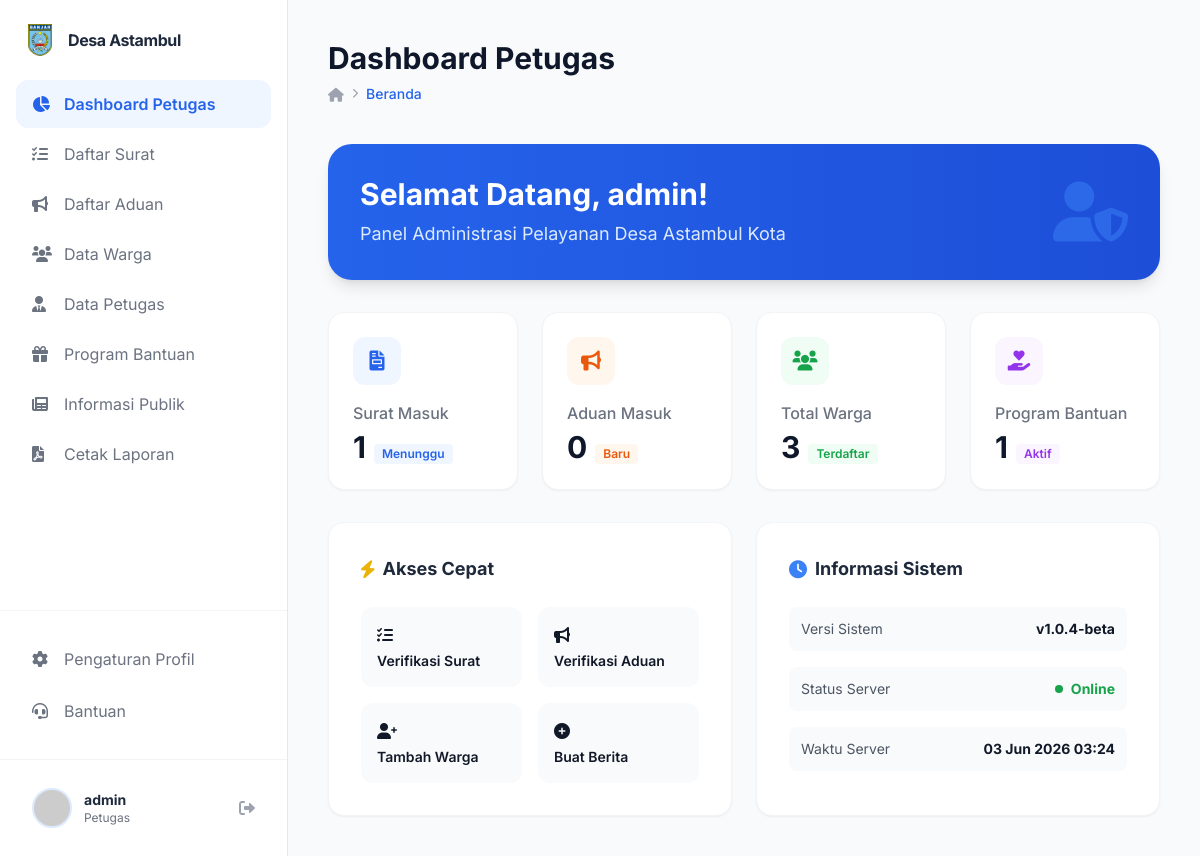
The app's page /public/dashboard/petugas (signed in) with its own data.
### tables this page shows
CREATE TABLE `pengajuan_surat` (
  `id_pengajuan` int NOT NULL,
  `id_warga` int NOT NULL,
  `id_jenis_surat` int NOT NULL,
  `no_surat` varchar(30) DEFAULT NULL,
  `keperluan` text,
  `file_berkas` varchar(255) DEFAULT NULL,
  `nilai_prioritas` int DEFAULT '0',
  `status` enum('menunggu','diproses','selesai','ditolak') NOT NULL DEFAULT 'menunggu',
  `catatan_penolakan` text,
  `id_petugas_verif` int DEFAULT NULL,
  `id_kades_ttd` int DEFAULT NULL,
  `tanggal_pengajuan` datetime NOT NULL DEFAULT CURRENT_TIMESTAMP,
  `tanggal_verif` datetime DEFAULT NULL,
  `tanggal_selesai` datetime DEFAULT NULL,
  `created_at` datetime NOT NULL DEFAULT CURRENT_TIMESTAMP,
  `updated_at` datetime NOT NULL DEFAULT CURRENT_TIMESTAMP ON UPDATE CURRENT_TIMESTAMP,
  `qr_token` varchar(100) DEFAULT NULL,
  `qr_url` varchar(255) DEFAULT NULL,
  `is_verified` tinyint(1) DEFAULT '0',
  `prioritas` int DEFAULT '0',
  `waktu_proses` datetime DEFAULT NULL
);

### app/core/Controller.php (called while the page is built, shortened)
<?php
class Controller {
    public function view($view, $data = []) {
        require_once '../app/views/' . $view . '.php';
    }
    public function model($model) {
        return new $model;
    }
}

### app/controllers/Dashboard.php (called while the page is built, shortened)
<?php
class Dashboard extends Controller {
    public function petugas() {
        $data['judul'] = 'Dashboard Petugas';
        $data['user'] = $_SESSION['user'];
        $suratModel = $this->model('SuratModel');
        $pengaduanModel = $this->model('PengaduanModel');
        $wargaModel = $this->model('WargaModel');
        $bltModel = $this->model('BltModel');
        $data['total_surat_masuk'] = count(array_filter($suratModel->getAllPengajuan(), function($s) { return $s['status'] == 'menunggu'; }));
        $data['total_aduan_masuk'] = count(array_filter($pengaduanModel->getAllPengaduan(), function($p) { return $p['status'] == 'menunggu'; }));
        $data['total_warga'] = count($wargaModel->getAllWarga());
        $data['total_program'] = count($bltModel->getPrograms());
        $this->view('dashboard/petugas', $data);
    }
}

### app/core/App.php (called while the page is built, shortened)
<?php
class App {
    protected $method = 'index';
    protected $params = [];
    public function __construct() {
        $url = $this->parseURL();
        if ($url && file_exists('../app/controllers/' . $url[0] . '.php')) {
            unset($url[0]);
        }
        $this->controller = new $this->controller;
        if (isset($url[1])) {
            if (method_exists($this->controller, $url[1])) {
                $this->method = $url[1];
            }
        }
        call_user_func_array([$this->controller, $this->method], $this->params);
    }
    public function parseURL() {
        if (isset($_GET['url'])) {
            $url = rtrim($_GET['url'], '/');
            $url = filter_var($url, FILTER_SANITIZE_URL);
            $url = explode('/', $url);
            return $url;
        }
    }
}

### public/index.php (called while the page is built, shortened)
<?php
$app = new App;

### app/core/Database.php (called while the page is built, shortened)
<?php
class Database {
    private $host = DB_HOST;
    private $user = DB_USER;
    private $pass = DB_PASS;
    private $dbname = DB_NAME;
    private $dbh;
    private $stmt;
    public function __construct() {
        $dsn = 'mysql:host=' . $this->host . ';dbname=' . $this->dbname;
        $options = [
            PDO::ATTR_PERSISTENT => true,
            PDO::ATTR_ERRMODE => PDO::ERRMODE_EXCEPTION
        ];
        try {
            $this->dbh = new PDO($dsn, $this->user, $this->pass, $options);
        } catch (PDOException $e) {
            die($e->getMessage());
        }
    }
    public function query($sql) {
        $this->stmt = $this->dbh->prepare($sql);
    }
    public function execute() {
        return $this->stmt->execute();
    }
    public function resultSet() {
        $this->execute();
        return $this->stmt->fetchAll(PDO::FETCH_ASSOC);
    }
}

### app/models/SuratModel.php (called while the page is built, shortened)
<?php
class SuratModel {
    private $db;
    public function __construct() {
        $this->db = new Database;
    }
    public function getAllPengajuan() {
        $this->db->query('SELECT p.*, j.nama_surat, w.nama_lengkap, w.nik FROM pengajuan_surat p JOIN jenis_surat j ON p.id_jenis_surat = j.id_jenis_surat JOIN warga w ON p.id_warga = w.id_warga ORDER BY p.prioritas DESC, p.tanggal_pengajuan ASC');
        return $this->db->resultSet();
    }
}

### app/views/dashboard/petugas.php (the view, shortened to what this page needs)
<div class="space-y-8">
    <div class="bg-gradient-to-r from-blue-600 to-blue-700 p-8 rounded-3xl shadow-lg text-white">
        <div class="flex items-center justify-between">
            <div>
                <h2 class="text-3xl font-bold mb-2">Selamat Datang, <?= $data['user']['nik']; ?>!</h2>
                <p class="text-blue-100 text-lg">Panel Administrasi Pelayanan Desa Astambul Kota</p>
            </div>
            <div class="hidden md:block">
                <i class="fas fa-user-shield text-6xl text-blue-500 opacity-50"></i>
            </div>
        </div>
    </div>
    <div class="grid grid-cols-1 md:grid-cols-2 lg:grid-cols-4 gap-6">
        <div class="bg-white p-6 rounded-2xl shadow-sm border border-gray-100 hover:shadow-md transition">
            <div class="w-12 h-12 bg-blue-50 text-blue-600 rounded-xl flex items-center justify-center text-xl mb-4">
                <i class="fas fa-file-invoice"></i>
            </div>
            <h3 class="text-gray-500 font-medium mb-1">Surat Masuk</h3>
            <div class="flex items-baseline space-x-2">
                <span class="text-3xl font-bold text-slate-900"><?= $data['total_surat_masuk']; ?></span>
                <span class="text-xs font-semibold text-blue-600 bg-blue-50 px-2 py-0.5 rounded">Menunggu</span>
            </div>
        </div>
        <div class="bg-white p-6 rounded-2xl shadow-sm border border-gray-100 hover:shadow-md transition">
            <div class="w-12 h-12 bg-orange-50 text-orange-600 rounded-xl flex items-center justify-center text-xl mb-4">
                <i class="fas fa-bullhorn"></i>
            </div>
            <h3 class="text-gray-500 font-medium mb-1">Aduan Masuk</h3>
            <div class="flex items-baseline space-x-2">
                <span class="text-3xl font-bold text-slate-900"><?= $data['total_aduan_masuk']; ?></span>
                <span class="text-xs font-semibold text-orange-600 bg-orange-50 px-2 py-0.5 rounded">Baru</span>
            </div>
        </div>
        <div class="bg-white p-6 rounded-2xl shadow-sm border border-gray-100 hover:shadow-md transition">
            <div class="w-12 h-12 bg-green-50 text-green-600 rounded-xl flex items-center justify-center text-xl mb-4">
                <i class="fas fa-users"></i>
            </div>
            <h3 class="text-gray-500 font-medium mb-1">Total Warga</h3>
            <div class="flex items-baseline space-x-2">
                <span class="text-3xl font-bold text-slate-900"><?= $data['total_warga']; ?></span>
                <span class="text-xs font-semibold text-green-600 bg-green-50 px-2 py-0.5 rounded">Terdaftar</span>
            </div>
        </div>
        <div class="bg-white p-6 rounded-2xl shadow-sm border border-gray-100 hover:shadow-md transition">
            <div class="w-12 h-12 bg-purple-50 text-purple-600 rounded-xl flex items-center justify-center text-xl mb-4">
                <i class="fas fa-hand-holding-heart"></i>
            </div>
            <h3 class="text-gray-500 font-medium mb-1">Program Bantuan</h3>
            <div class="flex items-baseline space-x-2">
                <span class="text-3xl font-bold text-slate-900"><?= $data['total_program']; ?></span>
                <span class="text-xs font-semibold text-purple-600 bg-purple-50 px-2 py-0.5 rounded">Aktif</span>
            </div>
        </div>
    </div>
    <div class="grid grid-cols-1 md:grid-cols-2 gap-6">
        <div class="bg-white p-8 rounded-2xl shadow-sm border border-gray-100">
            <h3 class="text-lg font-bold text-slate-800 mb-6 flex items-center">
                <i class="fas fa-bolt text-yellow-500 mr-2"></i> Akses Cepat
            </h3>
            <div class="grid grid-cols-2 gap-4">
                <a href="<?= BASEURL; ?>/layanan/admin" class="p-4 bg-gray-50 rounded-xl hover:bg-blue-50 hover:text-blue-600 transition group">
                    <i class="fas fa-tasks mb-2 group-hover:scale-110 transition"></i>
                    <p class="text-sm font-semibold">Verifikasi Surat</p>
                </a>
                <a href="<?= BASEURL; ?>/pengaduan/admin" class="p-4 bg-gray-50 rounded-xl hover:bg-orange-50 hover:text-orange-600 transition group">
                    <i class="fas fa-bullhorn mb-2 group-hover:scale-110 transition"></i>
                    <p class="text-sm font-semibold">Verifikasi Aduan</p>
                </a>
                <a href="<?= BASEURL; ?>/warga/admin" class="p-4 bg-gray-50 rounded-xl hover:bg-green-50 hover:text-green-600 transition group">
                    <i class="fas fa-user-plus mb-2 group-hover:scale-110 transition"></i>
                    <p class="text-sm font-semibold">Tambah Warga</p>
                </a>
                <a href="<?= BASEURL; ?>/informasi/admin" class="p-4 bg-gray-50 rounded-xl hover:bg-purple-50 hover:text-purple-600 transition group">
                    <i class="fas fa-plus-circle mb-2 group-hover:scale-110 transition"></i>
                    <p class="text-sm font-semibold">Buat Berita</p>
                </a>
            </div>
        </div>
        <div class="bg-white p-8 rounded-2xl shadow-sm border border-gray-100">
            <h3 class="text-lg font-bold text-slate-800 mb-6 flex items-center">
                <i class="fas fa-clock text-blue-500 mr-2"></i> Informasi Sistem
            </h3>
            <div class="space-y-4">
                <div class="flex items-center justify-between p-3 bg-gray-50 rounded-lg">
                    <span class="text-sm text-gray-600">Versi Sistem</span>
                    <span class="text-sm font-bold">v1.0.4-beta</span>
                </div>
                <div class="flex items-center justify-between p-3 bg-gray-50 rounded-lg">
                    <span class="text-sm text-gray-600">Status Server</span>
                    <span class="flex items-center text-sm font-bold text-green-600">
                        <span class="w-2 h-2 bg-green-600 rounded-full mr-2 animate-pulse"></span> Online
                    </span>
                </div>
                <div class="flex items-center justify-between p-3 bg-gray-50 rounded-lg">
                    <span class="text-sm text-gray-600">Waktu Server</span>
                    <span class="text-sm font-bold"><?= date('d M Y H:i'); ?></span>
                </div>
            </div>
        </div>
    </div>
</div>

### app/views/templates/header.php (style rules this page uses)
body { font-family: 'Inter', sans-serif; }

### records on screen
pengajuan_surat: nilai_prioritas "1", is_verified "0", id_pengajuan "3"

### other values on screen
$_SESSION['user']['nik'] "admin"
$level "Petugas"
$data['judul'] "Dashboard Petugas"
$data['user']['nik'] "admin"
